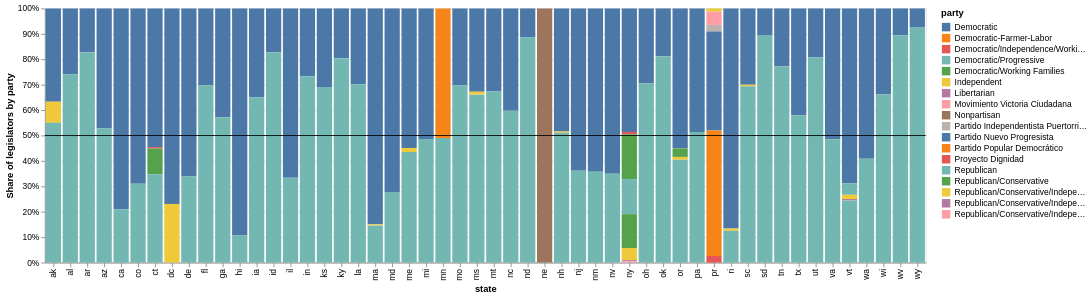

Notebook source saved alongside this figure:
### Markdown cell above
## Part 2: Party Breakdown

We'll now take a look at party control. We can start with essentially the same chart.

### 2.0 - Party Control

Copy your code from 1.2 above & modify it to use party instead of gender.  Your graph will wind up with too many parties, see `imgs/ex2.0.png`.

### Code cell
def party_control_raw(df):

    counts = (
        legislators_df()
        .groupby(["state", "party"])
        .size()
        .reset_index(name="count")
    )
    
    chart = alt.Chart(counts).mark_bar().encode(
        x='state',
        y=alt.Y(
            "sum(count):Q",
            stack="normalize",
            axis=alt.Axis(format="%", title="Share of legislators by party")
        ),
        color="party"
    )

    threshold_line = (
        alt.Chart()
        .mark_rule(color="black")
        .encode(y=alt.datum(0.5))
    )

    return chart + threshold_line

# render chart
party_control_raw(legislators_df())

### Figure 1 — Vega-Lite specification as saved in the notebook (floating-point values rounded to 4 significant figures)
{"config": {"view": {"continuousWidth": 300, "continuousHeight": 300}}, "layer": [{"data": {"name": "data-4f9def4f9bdd42c6c4480494f6255c70"}, "mark": {"type": "bar"}, "encoding": {"color": {"field": "party", "type": "nominal"}, "x": {"field": "state", "type": "nominal"}, "y": {"aggregate": "sum", "axis": {"format": "%", "title": "Share of legislators by party"}, "field": "count", "stack": "normalize", "type": "quantitative"}}}, {"data": {"name": "empty"}, "mark": {"type": "rule", "color": "black"}, "encoding": {"y": {"datum": 0.5}}}], "$schema": "https://vega.github.io/schema/vega-lite/v6.4.1.json", "datasets": {"data-4f9def4f9bdd42c6c4480494f6255c70": [{"state": "ak", "party": "Democratic", "count": 22}, {"state": "ak", "party": "Independent", "count": 5}, {"state": "ak", "party": "Republican", "count": 33}, {"state": "al", "party": "Democratic", "count": 36}, {"state": "al", "party": "Republican", "count": 103}, {"state": "ar", "party": "Democratic", "count": 23}, {"state": "ar", "party": "Republican", "count": 110}, {"state": "az", "party": "Democratic", "count": 42}, {"state": "az", "party": "Republican", "count": 47}, {"state": "ca", "party": "Democratic", "count": 94}, {"state": "ca", "party": "Republican", "count": 25}, {"state": "co", "party": "Democratic", "count": 69}, {"state": "co", "party": "Republican", "count": 31}, {"state": "ct", "party": "Democratic", "count": 102}, {"state": "ct", "party": "Democratic/Independence/Working Families", "count": 1}, {"state": "ct", "party": "Democratic/Working Families", "count": 19}, {"state": "ct", "party": "Republican", "count": 65}, {"state": "dc", "party": "Democratic", "count": 10}, {"state": "dc", "party": "Independent", "count": 3}, {"state": "de", "party": "Democratic", "count": 41}, {"state": "de", "party": "Republican", "count": 21}, {"state": "fl", "party": "Democratic", "count": 48}, {"state": "fl", "party": "Republican", "count": 111}, {"state": "ga", "party": "Democratic", "count": 101}, {"state": "ga", "party": "Republican", "count": 135}, {"state": "hi", "party": "Democratic", "count": 67}, {"state": "hi", "party": "Republican", "count": 8}, {"state": "ia", "party": "Democratic", "count": 52}, {"state": "ia", "party": "Republican", "count": 97}, {"state": "id", "party": "Democratic", "count": 18}, {"state": "id", "party": "Republican", "count": 86}, {"state": "il", "party": "Democratic", "count": 118}, {"state": "il", "party": "Republican", "count": 59}, {"state": "in", "party": "Democratic", "count": 40}, {"state": "in", "party": "Republican", "count": 110}, {"state": "ks", "party": "Democratic", "count": 51}, {"state": "ks", "party": "Republican", "count": 114}, {"state": "ky", "party": "Democratic", "count": 27}, {"state": "ky", "party": "Republican", "count": 111}, {"state": "la", "party": "Democratic", "count": 43}, {"state": "la", "party": "Republican", "count": 101}, {"state": "ma", "party": "Democratic", "count": 169}, {"state": "ma", "party": "Independent", "count": 1}, {"state": "ma", "party": "Republican", "count": 29}, {"state": "md", "party": "Democratic", "count": 135}, {"state": "md", "party": "Republican", "count": 52}, {"state": "me", "party": "Democratic", "count": 101}, {"state": "me", "party": "Independent", "count": 3}, {"state": "me", "party": "Republican", "count": 80}, {"state": "mi", "party": "Democratic", "count": 76}, {"state": "mi", "party": "Republican", "count": 72}, {"state": "mn", "party": "Democratic-Farmer-Labor", "count": 101}, {"state": "mn", "party": "Republican", "count": 97}, {"state": "mo", "party": "Democratic", "count": 58}, {"state": "mo", "party": "Republican", "count": 134}, {"state": "ms", "party": "Democratic", "count": 57}, {"state": "ms", "party": "Independent", "count": 2}, {"state": "ms", "party": "Republican", "count": 115}, {"state": "mt", "party": "Democratic", "count": 49}, {"state": "mt", "party": "Republican", "count": 101}, {"state": "nc", "party": "Democratic", "count": 68}, {"state": "nc", "party": "Republican", "count": 101}, {"state": "nd", "party": "Democratic", "count": 16}, {"state": "nd", "party": "Republican", "count": 125}, {"state": "ne", "party": "Nonpartisan", "count": 49}, {"state": "nh", "party": "Democratic", "count": 203}, {"state": "nh", "party": "Independent", "count": 2}, {"state": "nh", "party": "Republican", "count": 214}, {"state": "nj", "party": "Democratic", "count": 76}, {"state": "nj", "party": "Republican", "count": 43}, {"state": "nm", "party": "Democratic", "count": 72}, {"state": "nm", "party": "Republican", "count": 40}, {"state": "nv", "party": "Democratic", "count": 39}, {"state": "nv", "party": "Republican", "count": 21}, {"state": "ny", "party": "Democratic", "count": 102}, {"state": "ny", "party": "Democratic/Independence/Working Families", "count": 2}, {"state": "ny", "party": "Democratic/Working Families", "count": 37}, {"state": "ny", "party": "Republican", "count": 29}, {"state": "ny", "party": "Republican/Conservative", "count": 28}, {"state": "ny", "party": "Republican/Conservative/Independence", "count": 10}, {"state": "ny", "party": "Republican/Conservative/Independence/Libertarian", "count": 1}, {"state": "ny", "party": "Republican/Conservative/Independence/Reform", "count": 1}, {"state": "oh", "party": "Democratic", "count": 39}, {"state": "oh", "party": "Republican", "count": 93}, {"state": "ok", "party": "Democratic", "count": 28}, {"state": "ok", "party": "Republican", "count": 121}, {"state": "or", "party": "Democratic", "count": 49}, {"state": "or", "party": "Democratic/Working Families", "count": 3}, {"state": "or", "party": "Independent", "count": 1}, {"state": "or", "party": "Republican", "count": 36}, {"state": "pa", "party": "Democratic", "count": 122}, {"state": "pa", "party": "Republican", "count": 129}, {"state": "pr", "party": "Independent", "count": 1}, {"state": "pr", "party": "Movimiento Victoria Ciudadana", "count": 4}, {"state": "pr", "party": "Partido Independentista Puertorriqueño", "count": 2}, {"state": "pr", "party": "Partido Nuevo Progresista", "count": 30}, {"state": "pr", "party": "Partido Popular Democrático", "count": 38}, {"state": "pr", "party": "Proyecto Dignidad", "count": 2}, {"state": "ri", "party": "Democratic", "count": 97}, {"state": "ri", "party": "Independent", "count": 1}, {"state": "ri", "party": "Republican", "count": 14}, {"state": "sc", "party": "Democratic", "count": 51}, {"state": "sc", "party": "Independent", "count": 1}, {"state": "sc", "party": "Republican", "count": 118}, {"state": "sd", "party": "Democratic", "count": 11}, {"state": "sd", "party": "Republican", "count": 94}, {"state": "tn", "party": "Democratic", "count": 30}, {"state": "tn", "party": "Republican", "count": 102}, {"state": "tx", "party": "Democratic", "count": 76}, {"state": "tx", "party": "Republican", "count": 105}, {"state": "ut", "party": "Democratic", "count": 20}, {"state": "ut", "party": "Republican", "count": 84}, {"state": "va", "party": "Democratic", "count": 72}, {"state": "va", "party": "Republican", "count": 68}, {"state": "vt", "party": "Democratic", "count": 124}, {"state": "vt", "party": "Democratic/Progressive", "count": 8}, {"state": "vt", "party": "Independent", "count": 3}, {"state": "vt", "party": "Libertarian", "count": 1}, {"state": "vt", "party": "Republican", "count": 44}, {"state": "wa", "party": "Democratic", "count": 87}, {"state": "wa", "party": "Republican", "count": 60}, {"state": "wi", "party": "Democratic", "count": 44}, {"state": "wi", "party": "Republican", "count": 86}, {"state": "wv", "party": "Democratic", "count": 14}, {"state": "wv", "party": "Republican", "count": 119}, {"state": "wy", "party": "Democratic", "count": 7}, {"state": "wy", "party": "Republican", "count": 86}], "empty": [{}]}}
